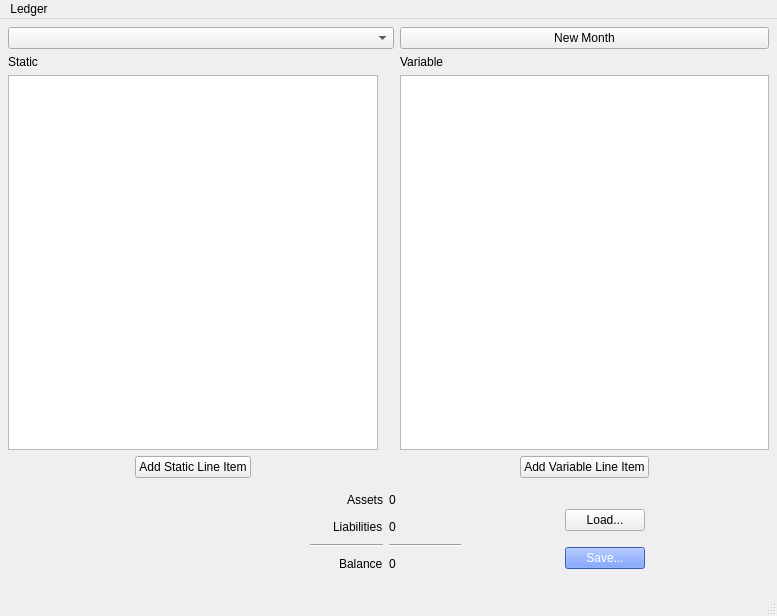
<?xml version="1.0" encoding="UTF-8"?>
<ui version="4.0">
 <class>PyLedger</class>
 <widget class="QMainWindow" name="PyLedger">
  <property name="geometry">
   <rect>
    <x>0</x>
    <y>0</y>
    <width>777</width>
    <height>616</height>
   </rect>
  </property>
  <property name="maximumSize">
   <size>
    <width>777</width>
    <height>616</height>
   </size>
  </property>
  <property name="windowTitle">
   <string>MainWindow</string>
  </property>
  <widget class="QWidget" name="main_widget">
   <widget class="QWidget" name="gridLayoutWidget">
    <property name="geometry">
     <rect>
      <x>8</x>
      <y>8</y>
      <width>761</width>
      <height>451</height>
     </rect>
    </property>
    <layout class="QGridLayout" name="grid" columnstretch="0,0,0">
     <item row="6" column="0">
      <widget class="QTableWidget" name="static_table"/>
     </item>
     <item row="7" column="0" alignment="Qt::AlignHCenter">
      <widget class="QPushButton" name="add_static">
       <property name="text">
        <string>Add Static Line Item</string>
       </property>
      </widget>
     </item>
     <item row="5" column="2">
      <widget class="QLabel" name="variable_label">
       <property name="text">
        <string>Variable</string>
       </property>
      </widget>
     </item>
     <item row="5" column="0">
      <widget class="QLabel" name="static_label">
       <property name="text">
        <string>Static</string>
       </property>
      </widget>
     </item>
     <item row="6" column="1">
      <spacer name="ledger_spacer">
       <property name="orientation">
        <enum>Qt::Horizontal</enum>
       </property>
       <property name="sizeType">
        <enum>QSizePolicy::Fixed</enum>
       </property>
       <property name="sizeHint" stdset="0">
        <size>
         <width>10</width>
         <height>20</height>
        </size>
       </property>
      </spacer>
     </item>
     <item row="0" column="2">
      <widget class="QPushButton" name="new_month">
       <property name="text">
        <string>New Month</string>
       </property>
      </widget>
     </item>
     <item row="0" column="0" colspan="2">
      <layout class="QHBoxLayout" name="month_button_layout">
       <item>
        <widget class="QComboBox" name="month_select"/>
       </item>
      </layout>
     </item>
     <item row="7" column="2" alignment="Qt::AlignHCenter">
      <widget class="QPushButton" name="add_variable">
       <property name="text">
        <string>Add Variable Line Item</string>
       </property>
      </widget>
     </item>
     <item row="6" column="2">
      <widget class="QTableWidget" name="variable_table"/>
     </item>
    </layout>
   </widget>
   <widget class="QWidget" name="gridLayoutWidget_2">
    <property name="geometry">
     <rect>
      <x>310</x>
      <y>470</y>
      <width>151</width>
      <height>85</height>
     </rect>
    </property>
    <layout class="QGridLayout" name="gridLayout">
     <item row="1" column="1">
      <widget class="QLabel" name="liabilities_text">
       <property name="text">
        <string>0</string>
       </property>
      </widget>
     </item>
     <item row="0" column="1">
      <widget class="QLabel" name="assets_text">
       <property name="text">
        <string>0</string>
       </property>
      </widget>
     </item>
     <item row="2" column="0">
      <widget class="Line" name="line">
       <property name="orientation">
        <enum>Qt::Horizontal</enum>
       </property>
      </widget>
     </item>
     <item row="1" column="0" alignment="Qt::AlignRight">
      <widget class="QLabel" name="liabilities_label">
       <property name="text">
        <string>Liabilities</string>
       </property>
      </widget>
     </item>
     <item row="0" column="0" alignment="Qt::AlignRight">
      <widget class="QLabel" name="assets_label">
       <property name="text">
        <string>Assets</string>
       </property>
      </widget>
     </item>
     <item row="2" column="1">
      <widget class="Line" name="line_2">
       <property name="orientation">
        <enum>Qt::Horizontal</enum>
       </property>
      </widget>
     </item>
     <item row="3" column="0" alignment="Qt::AlignRight">
      <widget class="QLabel" name="balance_label">
       <property name="text">
        <string>Balance</string>
       </property>
      </widget>
     </item>
     <item row="3" column="1">
      <widget class="QLabel" name="balance_text">
       <property name="text">
        <string>0</string>
       </property>
      </widget>
     </item>
    </layout>
   </widget>
   <widget class="QWidget" name="verticalLayoutWidget">
    <property name="geometry">
     <rect>
      <x>520</x>
      <y>480</y>
      <width>171</width>
      <height>81</height>
     </rect>
    </property>
    <layout class="QVBoxLayout" name="save_load_layout">
     <item alignment="Qt::AlignHCenter">
      <widget class="QPushButton" name="load_button">
       <property name="text">
        <string>Load...</string>
       </property>
      </widget>
     </item>
     <item alignment="Qt::AlignHCenter">
      <widget class="QPushButton" name="save_button">
       <property name="font">
        <font>
         <kerning>true</kerning>
        </font>
       </property>
       <property name="styleSheet">
        <string notr="true">background-color: rgb(77, 125, 255);
color: rgb(255, 255, 255);
</string>
       </property>
       <property name="text">
        <string>Save...</string>
       </property>
       <property name="checkable">
        <bool>false</bool>
       </property>
      </widget>
     </item>
    </layout>
   </widget>
  </widget>
  <widget class="QMenuBar" name="menubar">
   <property name="geometry">
    <rect>
     <x>0</x>
     <y>0</y>
     <width>777</width>
     <height>22</height>
    </rect>
   </property>
   <widget class="QMenu" name="menuLedger">
    <property name="title">
     <string>Ledger</string>
    </property>
   </widget>
   <addaction name="menuLedger"/>
  </widget>
  <widget class="QStatusBar" name="statusbar"/>
 </widget>
 <resources/>
 <connections/>
</ui>
